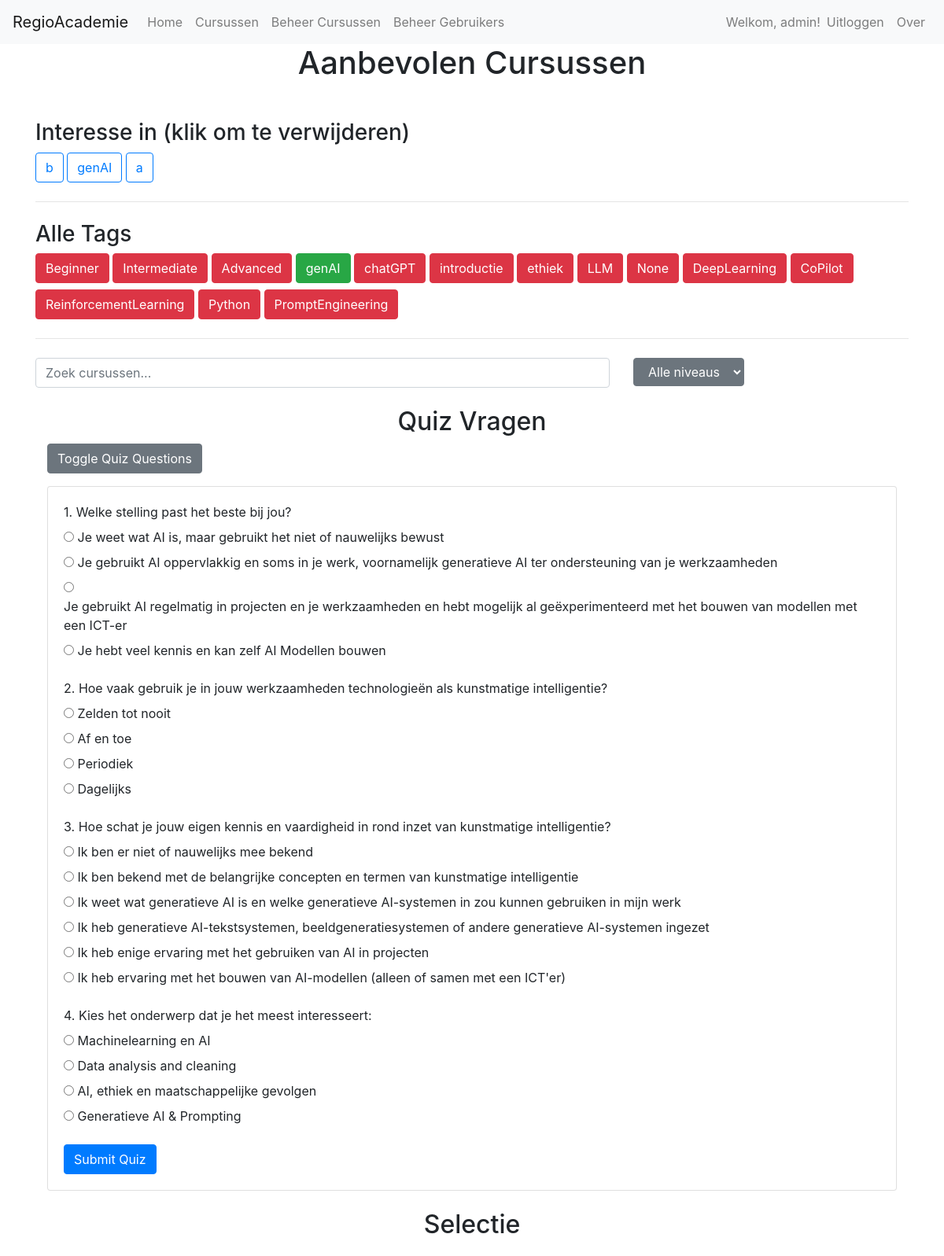
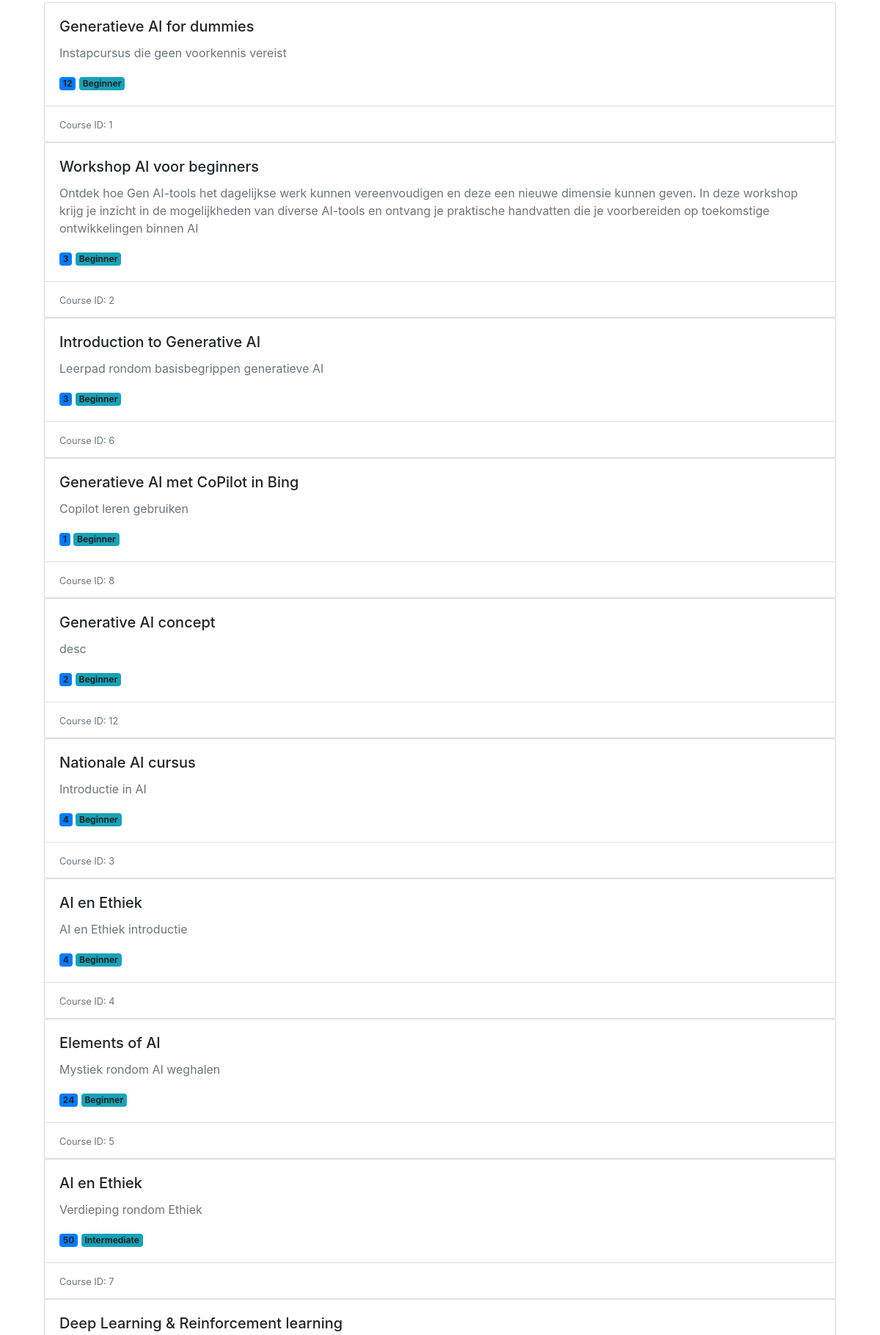
The page /courses (signed in, upper part) on the database its author committed (2 pictures, top to bottom).
### src/models.py (models this page shows, shortened)
class User(db.Model):
    __tablename__ = 'users'
    id = db.Column(db.Integer, primary_key=True)
    username = db.Column(db.String(50), unique=True, nullable=False)
    email = db.Column(db.String(120), unique=True, nullable=False)
    password_hash = db.Column(db.String(128))  # Store hashed passwords
    tags = db.Column(db.String(255))  # New field for tags
    created_at = db.Column(db.DateTime, default=db.func.current_timestamp())
    updated_at = db.Column(db.DateTime, default=db.func.current_timestamp(), onupdate=db.func.current_timestamp())

class Tag(db.Model):
    __tablename__ = 'tags'
    id = db.Column(db.Integer, primary_key=True)
    tag_name = db.Column(db.String, nullable=False)

class Course(db.Model):
    __tablename__ = 'courses'
    id = db.Column(db.Integer, primary_key=True)
    title = db.Column(db.String(255), nullable=False)
    description = db.Column(db.Text, nullable=False)
    duration = db.Column(db.String(50), nullable=False)
    level = db.Column(db.String(50), nullable=False)
    status = db.Column(db.String(20), default='active')  # 'active' or 'inactive'
    tags = db.Column(db.String(255))  # New field for tags
    created_at = db.Column(db.DateTime, default=db.func.current_timestamp())
    updated_at = db.Column(db.DateTime, default=db.func.current_timestamp(), onupdate=db.func.current_timestamp())

### app.py (the view)
@app.route('/courses', methods=['GET', 'POST'])
def courses_page():
    courses = Course.query.filter_by(status='active').all()  # Fetch only active courses
    quiz_questions = [
        {
            "question_nr": 1,  # Question number
            "question": "Welke stelling past het beste bij jou?",
            "answers": [
                {"text": "Je weet wat AI is, maar gebruikt het niet of nauwelijks bewust", "score": 1},
                {"text": "Je gebruikt AI oppervlakkig en soms in je werk, voornamelijk generatieve AI ter ondersteuning van je werkzaamheden", "score": 2},
                {"text": "Je gebruikt AI regelmatig in projecten en je werkzaamheden en hebt mogelijk al geëxperimenteerd met het bouwen van modellen met een ICT-er", "score": 3},
                {"text": "Je hebt veel kennis en kan zelf AI Modellen bouwen", "score": 4}
            ]
        },
        {
            "question_nr": 2,  # Question number
            "question": "Hoe vaak gebruik je in jouw werkzaamheden technologieën als kunstmatige intelligentie?",
            "answers": [
                {"text": "Zelden tot nooit", "score": 1},
                {"text": "Af en toe", "score": 3},
                {"text": "Periodiek", "score": 6},
                {"text": "Dagelijks", "score": 10}
            ]
        },
        {
            "question_nr": 3,  # Question number
            "question": "Hoe schat je jouw eigen kennis en vaardigheid in rond inzet van kunstmatige intelligentie?",
            "answers": [
                {"text": "Ik ben er niet of nauwelijks mee bekend", "score": 1},
                {"text": "Ik ben bekend met de belangrijke concepten en termen van kunstmatige intelligentie", "score": 3},
                {"text": "Ik weet wat generatieve AI is en welke generatieve AI-systemen in zou kunnen gebruiken in mijn werk", "score": 5},
                {"text": "Ik heb generatieve AI-tekstsystemen, beeldgeneratiesystemen of andere generatieve AI-systemen ingezet", "score": 7},
                {"text": "Ik heb enige ervaring met het gebruiken van AI in projecten", "score": 10},
                {"text": "Ik heb ervaring met het bouwen van AI-modellen (alleen of samen met een ICT'er)", "score": 20}
            ]
        },
        {
            "question_nr": 4,  # Question number
            "question": "Kies het onderwerp dat je het meest interesseert:",
            "answers": [
                {"text": "Machinelearning en AI", "topic": "MLAI"},
                {"text": "Data analysis and cleaning", "topic": "DACL"},
                {"text": "AI, ethiek en maatschappelijke gevolgen", "topic": "AIETHIC"},
                {"text": "Generatieve AI & Prompting", "topic": "GENAI"},
            ]
        },
    ]
    search_text = request.form.get('search_text', '')
    level = request.form.get('level', '')
    quiz_answers = request.form.getlist('quiz_answers')  # Assuming quiz answers are sent as a list
    user = get_logged_in_user()  # Get the current logged-in user
    courses = Course.query.filter_by(status='active').all()
    sorted_courses = calculate_relevancy_points(user, courses, search_text, level, quiz_answers)
    user_tags = user.tags.split() if user and user.tags else []
    all_tags = Tag.query.all()
    return render_template('courses.html', courses=sorted_courses, user_tags=user_tags, all_tags=all_tags, quiz_questions=quiz_questions)

### src/utils.py (called while the page is built)
def calculate_relevancy_points(user, courses, search_text, level, quiz_answers):
    relevancy_scores = []
    for course in courses:
        score = 0
        if search_text.lower() in course.title.lower() or search_text.lower() in course.description.lower():
            score += 10
        if level == course.level:
            score += 5
        if user.tags and course.tags:
            user_tags = set(user.tags.split())
            course_tags = set(course.tags.split())
            score += len(user_tags.intersection(course_tags)) * 2
        relevancy_scores.append((course, score))
    relevancy_scores.sort(key=lambda x: x[1], reverse=True)
    return [course for course, score in relevancy_scores]

def get_logged_in_user():
    username = session.get('username')
    if username:
        user = User.query.filter_by(username=username).first()
        return user
    return None

### templates/courses.html (shortened to what this page needs)
{% extends "base.html" %}
{% block content %}
<h1 class="text-center mb-5">Aanbevolen Cursussen</h1>
<div class="mb-4">
    <h3>Interesse in (klik om te verwijderen)</h3>
    <div id="userTagsContainer">
        {% for tag in user_tags %}
        <button class="btn btn-outline-primary mb-2" onclick="removeTag('{{ tag }}')">{{ tag }}</button>
        {% endfor %}
    </div>
    <hr/>
</div>
<div class="mb-4">
    <h3>Alle Tags</h3>
    <div id="allTagsContainer">
        {% for tag in all_tags %}
        <button class="btn mb-2 {{ 'btn-success' if tag.tag_name in user_tags else 'btn-danger' }}" onclick="toggleUserTag('{{ tag.tag_name }}', this)">{{ tag.tag_name }}</button>
        {% endfor %}
    </div>
    <hr/>
</div>
<div class="row mb-4">
    <div class="col-md-8">
        <input
            type="text"
            class="form-control"
            id="searchInput"
            placeholder="Zoek cursussen..."
            oninput="filterCourses()"
        >
    </div>
    <div class="col-md-4">
        <select class="form-select btn btn-secondary" id="levelFilter" onchange="filterCourses()">
            <option value="">Alle niveaus</option>
        </select>
    </div>
</div>
<div class="container mb-4">
    <h2 class="text-center">Quiz Vragen</h2>
    <button class="btn btn-secondary" type="button" data-bs-toggle="collapse" data-bs-target="#quizCollapse" aria-expanded="true" aria-controls="quizCollapse">
        Toggle Quiz Questions
    </button>
    <div class="collapse show" id="quizCollapse">
        <div class="card mt-3">
            <div class="card-body">
                <form id="quizForm">
                    {% if quiz_questions %}
                        {% for question in quiz_questions %}
                        <div class="mb-3">
                            <label class="form-label">{{ question.question_nr }}. {{ question.question }}</label>
                            {% for answer in question.answers %}
                            <div>
                                <input type="radio" name="question_{{ question.question_nr }}" value="{{ answer.score }}" id="answer_{{ question.question_nr }}_{{ loop.index0 }}">
                                <label for="answer_{{ question.question_nr }}_{{ loop.index0 }}">{{ answer.text }}</label>
                            </div>
                            {% endfor %}
                        </div>
                        {% endfor %}
                    {% else %}
                        <p>No quiz questions available.</p>
                    {% endif %}
                    <button type="submit" class="btn btn-primary">Submit Quiz</button>
                </form>
            </div>
        </div>
    </div>
</div>
<h2 class="text-center mb-4">Selectie</h2>
<div class="container">
    <div class="row g-4" id="coursesList">
        {% for course in courses %}
        <div class="col-12 course-item" data-level="{{ course.level }}">
            <div class="card h-100 shadow-sm course-card">
                <div class="card-body">
                    <h5 class="card-title">{{ course.title }}</h5>
                    <p class="card-text text-muted">
                        {{ course.description }}
                    </p>
                    <div class="mt-3">
                        <span class="badge bg-primary me-2">
                             {{ course.duration }}
                        </span>
                        <span class="badge bg-info">
                             {{ course.level }}
                        </span>
                    </div>
                </div>
                <div class="card-footer bg-transparent">
                    <small class="text-muted">
                        Course ID: {{ course.id }}
                    </small>
                </div>
            </div>
        </div>
        {% endfor %}
    </div>
</div>
{% endblock %}

### templates/base.html (shortened to what this page needs)
<!DOCTYPE html>
<html lang="nl">
<head>
    <link rel="stylesheet" href="https://stackpath.bootstrapcdn.com/bootstrap/4.5.2/css/bootstrap.min.css">
</head>
<body>
    <nav class="navbar navbar-expand-lg navbar-light bg-light">
        <a class="navbar-brand" href="/">RegioAcademie</a>
        <div class="collapse navbar-collapse">
            <ul class="navbar-nav mr-auto">
                <li class="nav-item">
                    <a class="nav-link" href="/">Home</a>
                </li>
                <li class="nav-item">
                    <a class="nav-link" href="/courses">Cursussen</a>
                </li>
                {% if session.username == 'admin' %}
                <li class="nav-item">
                    <a class="nav-link" href="/manage_courses">Beheer Cursussen</a>
                </li>
                <li class="nav-item">
                    <a class="nav-link" href="/manage_users">Beheer Gebruikers</a>
                </li>
                {% endif %}
            </ul>
            <ul class="navbar-nav">
                {% if session.username %}
                    <li class="nav-item">
                        <span class="navbar-text">Welkom, {{ session.username }}!</span>
                    </li>
                    <li class="nav-item">
                        <a class="nav-link" href="{{ url_for('logout') }}">Uitloggen</a>
                    </li>
                {% else %}
                    <li class="nav-item">
                        <span class="navbar-text text-danger">Niet ingelogd</span>
                    </li>
                {% endif %}
            </ul>
            <ul class="navbar-nav">
                <li class="nav-item">
                    <a class="nav-link" href="/about">Over</a>
                </li>
            </ul>
        </div>
    </nav>
    <div class="container">
        {% block content %}{% endblock %}
    </div>
</body>
</html>

### rows shown on the page
User: username "admin"
Tag: tag_name "Beginner"
Tag: tag_name "Intermediate"
Tag: tag_name "Advanced"
Tag: tag_name "genAI"
Tag: tag_name "chatGPT"
Tag: tag_name "introductie"
Tag: tag_name "ethiek"
Tag: tag_name "LLM"
Tag: tag_name "None"
Tag: tag_name "DeepLearning"
Tag: tag_name "CoPilot"
Tag: tag_name "ReinforcementLearning"
Tag: tag_name "Python"
Tag: tag_name "PromptEngineering"
Course: title "Generatieve AI for dummies", description "Instapcursus die geen voorkennis vereist", duration "12", level "Beginner", id "1"
Course: title "Workshop AI voor beginners", description "Ontdek hoe Gen AI-tools het dagelijkse werk kunnen vereenvoudigen en deze een nieuwe dimensie kunnen geven. In deze workshop krijg je inzicht in de mogelijkheden van diverse AI-tools en ontvang je praktische handvatten die je voorbereiden op toekomstige ontwikkelingen binnen AI", duration "3", level "Beginner", id "2"
Course: title "Introduction to Generative AI", description "Leerpad rondom basisbegrippen generatieve AI", duration "3", level "Beginner", id "6"
Course: title "Generatieve AI met CoPilot in Bing", description "Copilot leren gebruiken", duration "1", level "Beginner", id "8"
Course: title "Generative AI concept", description "desc", duration "2", level "Beginner", id "12"
Course: title "Nationale AI cursus", description "Introductie in AI", duration "4", level "Beginner", id "3"
Course: title "AI en Ethiek", description "AI en Ethiek introductie", duration "4", level "Beginner", id "4"
Course: title "Elements of AI", description "Mystiek rondom AI weghalen", duration "24", level "Beginner", id "5"
Course: title "AI en Ethiek", description "Verdieping rondom Ethiek", duration "50", level "Intermediate", id "7"
Course: title "Deep Learning & Reinforcement learning"

### other values the page prints
{{ tag }} "b" "genAI" "a"
{{ question.question_nr }} "1" "2" "3" "4"
{{ question.question }} "Welke stelling past het beste bij jou?" "Hoe vaak gebruik je in jouw werkzaamheden technologieën als kunstmatige intelligentie?" "Hoe schat je jouw eigen kennis en vaardigheid in rond inzet van kunstmatige intelligentie?" "Kies het onderwerp dat je het meest interesseert:"
{{ answer.text }} "Je weet wat AI is, maar gebruikt het niet of nauwelijks bewust" "Je gebruikt AI oppervlakkig en soms in je werk, voornamelijk generatieve AI ter ondersteuning van je werkzaamheden" "Je gebruikt AI regelmatig in projecten en je werkzaamheden en hebt mogelijk al geëxperimenteerd met het bouwen van modellen met een ICT-er" "Je hebt veel kennis en kan zelf AI Modellen bouwen" "Zelden tot nooit" "Af en toe" "Periodiek" "Dagelijks" "Ik ben er niet of nauwelijks mee bekend" "Ik ben bekend met de belangrijke concepten en termen van kunstmatige intelligentie" "Ik weet wat generatieve AI is en welke generatieve AI-systemen in zou kunnen gebruiken in mijn werk" "Ik heb generatieve AI-tekstsystemen, beeldgeneratiesystemen of andere generatieve AI-systemen ingezet" "Ik heb enige ervaring met het gebruiken van AI in projecten" "Ik heb ervaring met het bouwen van AI-modellen (alleen of samen met een ICT'er)" "Machinelearning en AI" "Data analysis and cleaning" "AI, ethiek en maatschappelijke gevolgen" "Generatieve AI & Prompting"
